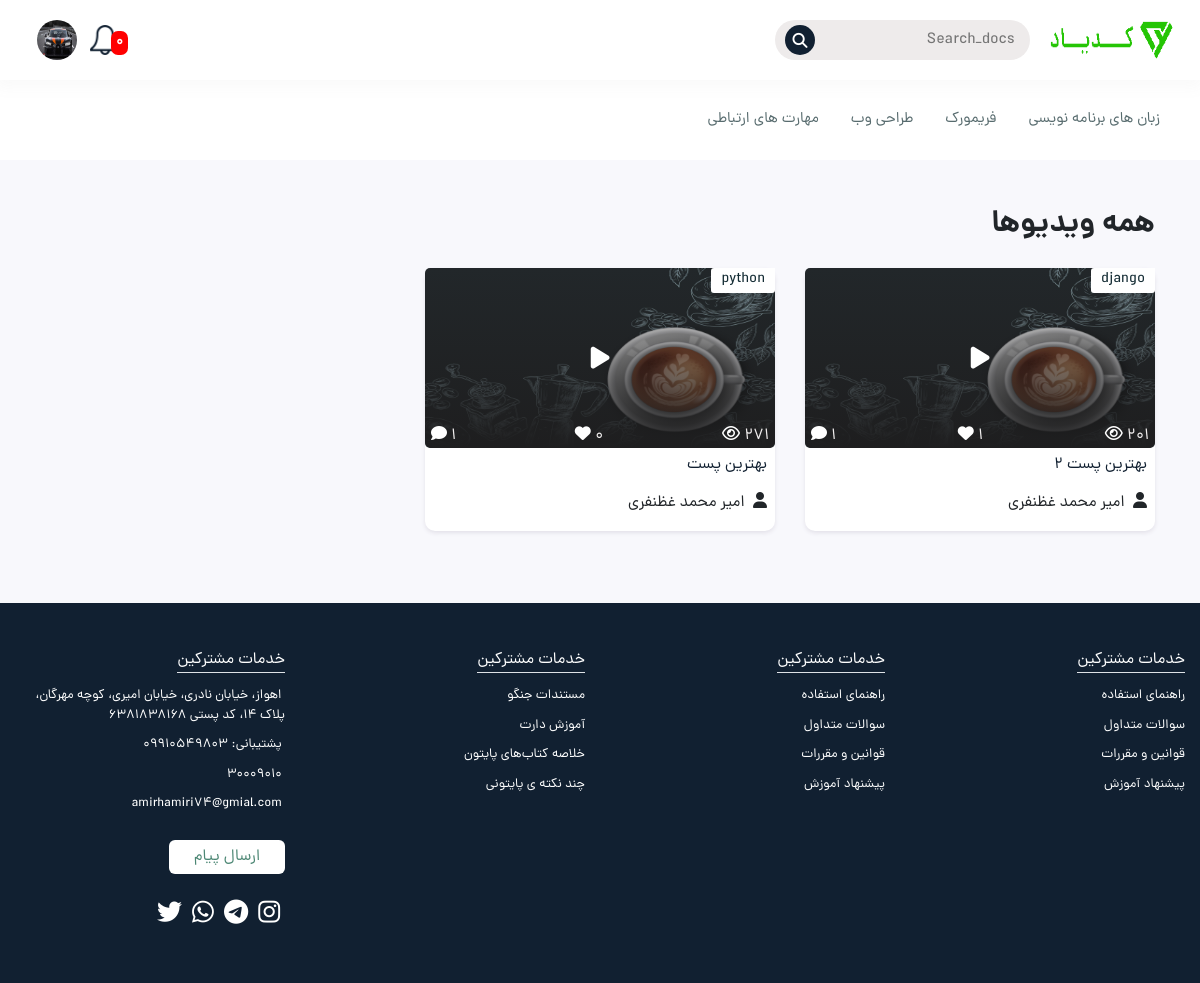
The app's page /blog (signed in), older data.
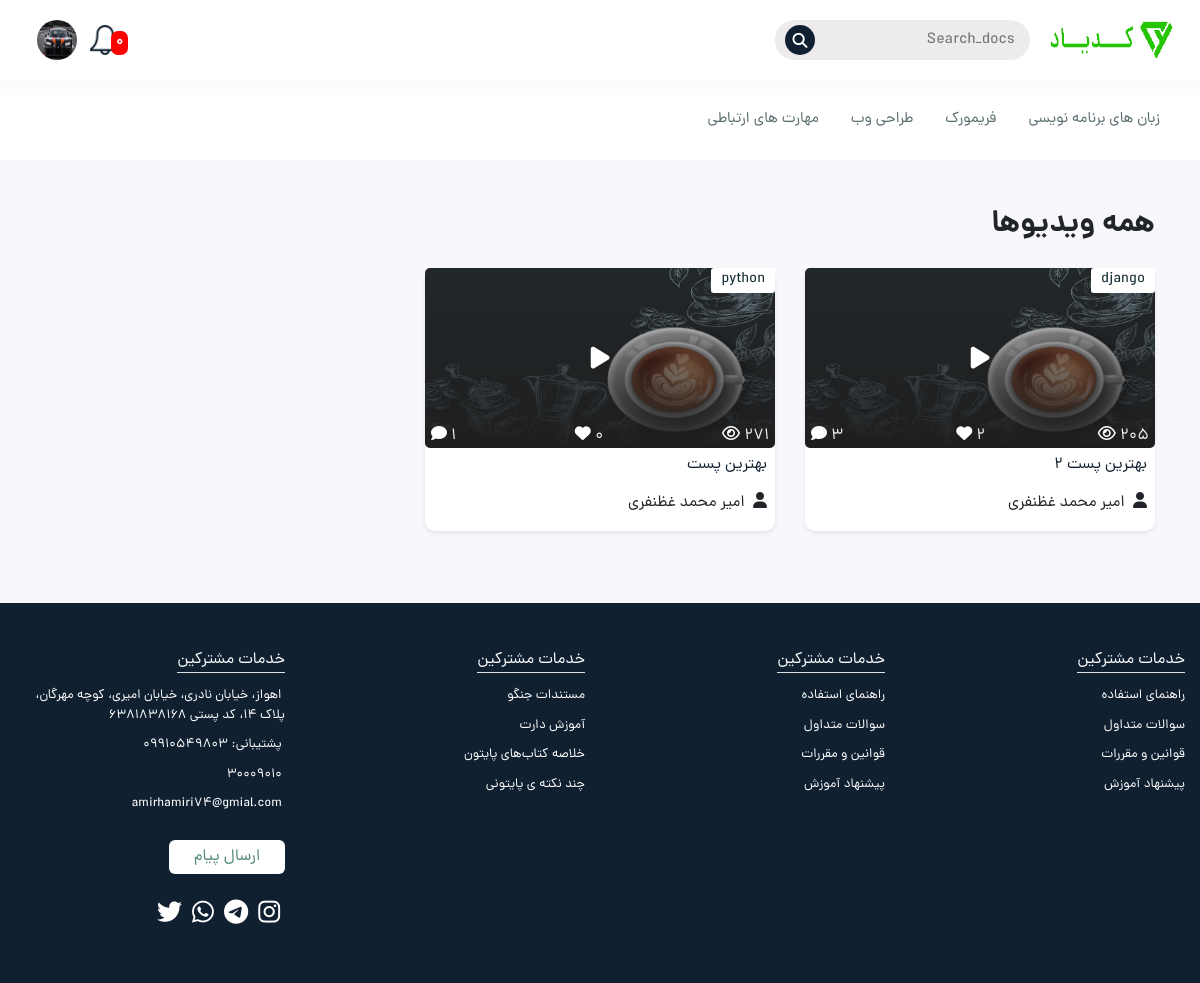
The same page, newer data.
### blog/models.py (models this page shows, shortened)
class Post(models.Model):
    author = models.ForeignKey(Author , on_delete=models.CASCADE , verbose_name = 'نام مدرس' )
    categories = models.ManyToManyField(Categories , help_text="دسته بندی" , related_name="posts", verbose_name = 'دسته بندی ها' )
    tag = models.ManyToManyField(Tags , help_text="دسته بندی", verbose_name = 'تگ ها' )
    title = models.CharField(max_length=50, verbose_name = 'اسم پست به اینگلیسی و اصلی' )
    title2 = models.CharField(max_length=50, verbose_name = 'اسم پست نمایشی به فارسی' )
    discripsion = models.TextField(verbose_name = 'توضیحات' )
    video = models.FileField(null=True, blank=True , upload_to='Post_video', verbose_name = 'ویدیو' )
    image = models.ImageField(null=True, blank=True , upload_to='Post_image', verbose_name = 'عکس پست' )
    time = models.IntegerField(null=True, blank=True, verbose_name = 'مدت زمان پست' )
    views = models.IntegerField(default=0, verbose_name = 'دیده شده ها' )
    created = models.DateField(null=True, blank=True , auto_now_add=True)
    updated = models.DateField(null=True, blank=True , auto_now=True)
    slug = models.SlugField(null=True, blank=True , unique=True , allow_unicode=True, verbose_name = 'اسلاگ' )
    class Meta:
        ordering = ('-created',)
        verbose_name_plural = 'پست ها'

class Categories(models.Model):
    title = models.CharField(max_length=50,null=True, blank=True, verbose_name = 'اسم دسته بندی' )
    created = models.DateTimeField(auto_now_add=True)
    def __str__(self):
        return self.title
    class Meta:
        ordering =('-created',)
        verbose_name_plural = 'دسته بندی ها'

class Author(models.Model):
    name = models.CharField(max_length=50, verbose_name = 'نام مدرس' )
    image = models.ImageField(upload_to='Author_image', verbose_name = 'تصویر' )
    discripsion = models.TextField(null=True, blank=True, verbose_name = 'درباره ی مدرس' )
    instagram = models.TextField(null=True, blank=True, verbose_name = 'ادرس اینستاگرام' )
    github = models.TextField(null=True, blank=True, verbose_name = 'ادرس گیت هاب' )
    linkdin = models.TextField(null=True, blank=True, verbose_name = 'ادرس لینکدین' )
    twwiter = models.TextField(null=True, blank=True, verbose_name = 'ادرس توییتر' )
    created = models.DateTimeField(null=True, blank=True)
    def __str__(self):
        return self.name
    class Meta:
        ordering =('-created',)
        verbose_name_plural = 'مدرسان'

### blog/views.py (the view)
# urls.py: path('blog' , views.BlogView.as_view() , name='blog'),
class BlogView(ListView):
    model = Post
    template_name = 'blog/all-videos.html'
    paginate_by = 6
    context_object_name = 'posts'
    def get_context_data(self , *args, **kwargs):
        context = super(BlogView, self).get_context_data(*args, **kwargs)
        if self.request.user.notifications.filter(user_id=self.request.user.id):
            context['notifications'] = self.request.user.notifications.all()
        else:
            pass
        return context

### context_processors/context_processors.py (called while the page is built)
def Qeries(request):
    category = Categories.objects.all()
    posts = Post.objects.all()
    return{'category':category , 'posts':posts}

### blog/templates/blog/all-videos.html (shortened to what this page needs)
{% extends 'base.html' %}
{% load static %}
<main>
    <section class="py-5">
        <div class="container">
            <div class="d-flex align-items-center justify-content-between mb-3">
                <h2 class="title-section">همه ویدیوها</h2>
            </div>
            <div class="row">
                {% for post in posts %}
                <div class="col-md-6 col-lg-4 my-2">
                    <div class="custom-bg">
                        <div class="video-card">
                            <a href="/details/{{post.slug}}" class="position-relative d-block ">
                                <img src="{{post.image.url}}" alt="" class="img-fluid w-100 h-100">
                                <div class="video-play-btn">
                                    <i class="fa fa-play"></i>
                                </div>
                                <div class="d-flex align-items-center justify-content-between video-category-time">
                                    <h6 class="">{{post.categories.first}}</h6>
                                </div>
                                <div class="video-card-details">
                                    <div>
                                        <span>{{post.views}}</span>
                                        <i class="fa fa-eye"></i>
                                    </div>
                                    <div>
                                        <span>{{post.likes2.count}}</span>
                                        <i class="fa fa-heart"></i>
                                    </div>
                                    <div>
                                        <span>{{post.comment.count}}</span>
                                        <i class="fa fa-comment"></i>
                                    </div>
                                </div>
                                <div class="article-overlay"></div>
                            </a>
                        </div>
                        <a href="video-detail.html">
                            <h5 class="video-card-title m-2">{{post.title2}}</h5>
                        </a>
                        <div class="my-3 pb-3 mx-2">
                            <i class="fa fa-user  ml-1 "></i>
                            <span>{{post.author}}</span>
                        </div>
                    </div>
                </div>
                {% endfor %}
            </div>
        </div>
    </section>
</main>

Row changes from the older to the newer data that the page shows:
changed Post "بهترین پست ۲": views "۲۰۱" → "۲۰۵"; likes2.count "۱" → "۲"; comment.count "۱" → "۳"
